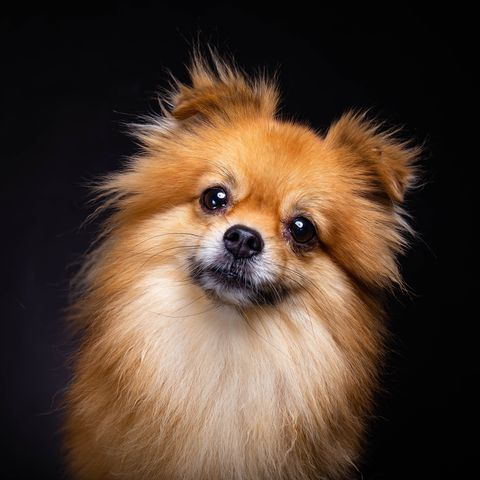
%> input picture HW5/studentFiles/imgs/dog2.jpeg, 480 x 480 px
$ octave GrabCat.m   (GNU Octave 9; MATLAB toolbox functions it lacks are replaced by stand-ins)
%> lines starting %> are read from the running program, lines starting %| are printed output that depends on the picture
%> further down, objImg is the input picture: size 480x480x3 uint8; mean R, G, B 83.1, 63.1, 48.9
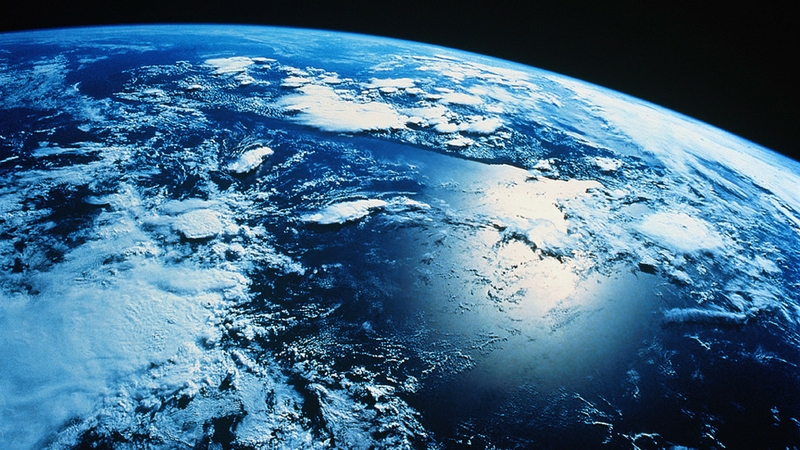
%> input picture HW5/studentFiles/imgs/backgrounds/earth.jpg, 800 x 450 px
%> further down, backgroundImg is the input picture: size 450x800x3 uint8; mean R, G, B 67.5, 107.8, 136.9
### HW5/studentFiles/code/ComputeSegmentation.m
%--------------------------------------------%
% Rohit Kharat and Reid Glaze
% Course Code: CSCI 5722
% Homework 5: ComputeSegmentation Function
% Instructor: Prof. Ioana Fleming
%--------------------------------------------%

function segments = ComputeSegmentation(img, k, clusteringMethod, featureFn, ...
                                        normalizeFeatures, resize)
%> called with k = 5, clusteringMethod = 'kmeans', normalizeFeatures = true, resize = 0.9
% Compute a segmentation for an image.
%
% First a feature vector is extracted from each pixel of the image. Next a
% clustering algorithm is applied to the set of all feature vectors. Two
% pixels are assigned to the same segment if and only if their feature
% vectors are assigned to the same cluster.
%
% Note that segmenting an image of size w x h involves clustring w*h
% points; this could run very slowly for high resolution images. To improve
% performance in this case, we can segment a shrunk version of the image
% and then use the segmentation of the small image to construct a
% segmentation for the original image. Setting the resize parameter enables
% this optimization.
%
% segments = ComputeSegmentation(img, k, clusteringMethod, featureFn, normalizeFeatures, resize)
%
% INPUTS
% img - An array of pixel data for the image to segment.
% k - The number of segments into which the image should be split.
% clusteringMethod - The method to use for clustering. Must be one of
%                    'kmeans' or 'hac' for k-means or hiehierarchical
%                    agglomerative clustering respectively.
% featureFn - Parameter specifying a handle to a function used to
%             extract features from the image. To create a function handle,
%             prepend a @ to the name of a function like this:
%             @ComputeColorFeatures
% normalizeFeatures - OPTIONAL parameter; if true then NormalizeFeatures
%                     will be used to normalize features after they are
%                     computed.
% resize - OPTIONAL parameter giving the scale to which the image should be
%          resized prior to extracting features and clustering; should be
%          in the range 0 < resize <= 1. Setting this argument to a smaller
%          value will increase the speed of the clustering algorithm but
%          will cause the computed segments to be blockier. This setting is
%          usually not necessary for kmeans clustering, but when using
%          hac clustering this parameter will probably need to be set to
%          a value less than 1.
%
%
% OUTPUTS
% segments - A struct array with one element for each cluster.
%            segments(c) is a struct describing segment number c and has
%            the following fields:
%
%     .img  - An array of size h x w x 3 containing image data for the cth
%             cluster.
%     .mask - A logical array of size h x w where mask(i, j) = 1 if
%             img(i, j, :) is part of cluster c.

    if strcmp(clusteringMethod, 'kmeans')
        clusterFn = @KMeansClustering;
    elseif strcmp(clusteringMethod, 'hac')
        clusterFn = @HAClustering;
    else
        error('method must be one of ''kmeans'' or ''hac''');
    end

    if nargin < 5
        normalizeFeatures = true;
    end

    if nargin < 6
        resize = 1;
    end


    height = size(img, 1);
%> height = 480
    width = size(img, 2);
%> width = 480

    % Resize the image.
    imgSmall = imresize(img, resize);

    % Compute features for the smaller image.
    features = featureFn(imgSmall);

    % Maybe normalize the features.
    if normalizeFeatures
        features = NormalizeFeatures(features);
    end

    % The features array is of size h x w x f, but the clustering
    % algorithms expect a matrix of points of shape (h*w) x f, so we have
    % to reshape the features array.
    points = reshape(features, [], size(features, 3));

    % Apply the clustering algorithm to get an assignment of each point to
    % a cluster.
    idx = clusterFn(points, k);

    % The clustering algorithm gives a vector of cluster identities, but we
    % want a rectangular array of the same size as the image so we reshape
    % again.
    idx = reshape(idx, size(features, 1), size(features, 2));

    % The image may have been resized prior to clustering, but we want
    % a segmentation of the original image. To fix this we treat the array
    % of cluster identities as an image, and resize it to the size of the
    % original image. For this to work correctly the cluster identities
    % need to be resized using nearest neighbor interpolation.
    idx = imresize(idx, [height, width], 'nearest');

    % Conver the array of cluster identities into a more convenient data
    % structure.
    segments = MakeSegments(img, idx);
end

### HW5/studentFiles/code/NormalizeFeatures.m
%--------------------------------------------%
% Rohit Kharat and Reid Glaze
% Course Code: CSCI 5722
% Homework 5: NormalizeFeatures Function
% Instructor: Prof. Ioana Fleming
%--------------------------------------------%

function featuresNorm = NormalizeFeatures(features)
% Normalize image features to have zero mean and unit variance. This
% normalization can cause k-means clustering to perform better.
%
% INPUTS
% features - An array of features for an image. features(i, j, :) is the
%            feature vector for the pixel img(i, j, :) of the original
%            image.
%
% OUTPUTS
% featuresNorm - An array of the same shape as features where each feature
%                has been normalized to have zero mean and unit variance.

features = double(features);
featuresNorm = features;

%%%%%%%%%%%%%%%%%%%%%%%%%%%%%%%%%%%%%%%%%%%%%%%%%%%%%%%%%%%%%%%%%%%%%%%%%%%%%%%%
%                                                                              %
%                                YOUR CODE HERE:                               %
%                                                                              %
%                HINT: The functions mean and std may be useful                %
%                                                                              %
%%%%%%%%%%%%%%%%%%%%%%%%%%%%%%%%%%%%%%%%%%%%%%%%%%%%%%%%%%%%%%%%%%%%%%%%%%%%%%%%

siz = size(features);
%> siz = [432 432 3]
feature = reshape(features, siz(1)*siz(2), siz(3));

meanFeature = mean(feature);
%> meanFeature = [83.13 63.09 48.88]
devFeature = std(feature);
%> devFeature = [85.4 67.09 53.5]

stdFeature = (feature - meanFeature) ./ devFeature;
featuresNorm = reshape(stdFeature, siz(1), siz(2), siz(3));
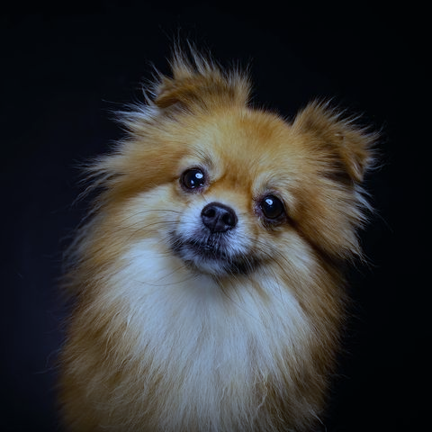
%> featuresNorm: size 432x432x3 double; mean R, G, B 9.74e-14, -1.14e-13, 1.05e-14; drawn with min black and max white

end

### HW5/studentFiles/code/ComputeColorFeatures.m
%--------------------------------------------%
% Rohit Kharat and Reid Glaze
% Course Code: CSCI 5722
% Homework 5: ComputeColorFeatures Function
% Instructor: Prof. Ioana Fleming
%--------------------------------------------%

function features = ComputeColorFeatures(img)
% Computes a feature vector of color values for all pixels in an image.
%
% INPUTS
% img - Array of image data of size h x w x 3.
%
% OUTPUT
% features - Array of size h x w x 3 where features(i, j, :) is the feature
%            vector for the pixel img(i, j, :). In the case of color
%            features this is simply the input image.

    features = double(img);
end

### HW5/studentFiles/code/KMeansClustering.m
%--------------------------------------------%
% Rohit Kharat and Reid Glaze
% Course Code: CSCI 5722
% Homework 5: KMeansClustering Function
% Instructor: Prof. Ioana Fleming
%--------------------------------------------%

function idx = KMeansClustering(X, k, visualize2D, centers)
% Run the k-means clustering algorithm.
%
% INPUTS
% X - An array of size m x n containing the points to cluster. Each row is
%     an n-dimensional point, so X(i, :) gives the coordinates of the ith
%     point.
% k - The number of clusters to compute.
% visualize2D - OPTIONAL parameter telling whether or not to visualize the
%               progress of the algorithm for 2D data. If not set then 2D
%               data will not be visualized.
% centers - OPTIONAL parameter giving initial centers for the clusters.
%           If provided, centers should be a k x n matrix where
%           centers(c, :) is the center of the cth cluster. If not provided
%           then cluster centers will be initialized by selecting random
%           rows of X. You don't need to use this parameter; it is mainly
%           here to make your code more easily testable.
%
% OUTPUTS
% idx     - The assignments of points to clusters. idx(i) = c means that the
%           point X(i, :) has been assigned to cluster c.

    if ~isa(X, 'double')
        X = double(X);
    end

    m = size(X, 1);
    n = size(X, 2);

    % If we are going to display the clusters graphically then create a
    % figure in which to draw the visualization.
    figHandle = [];
    if n == 2 && visualize2D
        figHandle = figure;
    end

    % If initial cluster centers were not provided then initialize cluster
    % centers to random rows of X. Each row of the centers variable should
    % contain the center of a cluster, so that centers(c, :) is the center
    % of the cth cluster.

    if ~exist('centers', 'var')
        %centers = zeros(k, n);

        %%%%%%%%%%%%%%%%%%%%%%%%%%%%%%%%%%%%%%%%%%%%%%%%%%%%%%%%%%%%%%%%%%%%%%%
        %                                                                     %
        %                            YOUR CODE HERE                           %
        %                                                                     %
        %%%%%%%%%%%%%%%%%%%%%%%%%%%%%%%%%%%%%%%%%%%%%%%%%%%%%%%%%%%%%%%%%%%%%%%

        % Randperm function for initializing centers
        centers = X(randperm(m, k), :);

        %%%%%%%%%%%%%%%%%%%%%%%%%%%%%%%%%%%%%%%%%%%%%%%%%%%%%%%%%%%%%%%%%%%%%%%
        %                                                                     %
        %                            END YOUR CODE                            %
        %                                                                     %
        %%%%%%%%%%%%%%%%%%%%%%%%%%%%%%%%%%%%%%%%%%%%%%%%%%%%%%%%%%%%%%%%%%%%%%%
    end

    % The assignments of points to clusters. If idx(i) == c then the point
    % X(i, :) belongs to the cth cluster.
    idx = zeros(m, 1);

    % The number of iterations that we have performed.
    iter = 0;

    % If the assignments of points to clusters have not converged after
    % performing MAX_ITER iterations then we will break and just return the
    % current cluster assignments.
    MAX_ITER = 100;

    while true
        % Store old cluster assignments
        old_idx = idx;

        % Compute distances from each point to the centers and assign each
        % point to the closest cluster.
        %%%%%%%%%%%%%%%%%%%%%%%%%%%%%%%%%%%%%%%%%%%%%%%%%%%%%%%%%%%%%%%%%%%%%%%
        %                                                                     %
        %                            YOUR CODE HERE                           %
        %                                                                     %
        %%%%%%%%%%%%%%%%%%%%%%%%%%%%%%%%%%%%%%%%%%%%%%%%%%%%%%%%%%%%%%%%%%%%%%%

        % Intialize variables for sum and size of clusters
        sumClust = zeros(k, n);
        sizeClust = zeros(k);

        for i = 1:m
            samplePoint = X(i, :);

            % pdist2 function for computing euclidean distance
            euclDist = pdist2(samplePoint, centers);

            % Minimum distance and its index
            [~, minIndex] = min(euclDist);

            % Assign point to center with smallest distance
            idx(i) = minIndex;

            % Assign sum and size of cluster
            sumClust(minIndex, :) = sumClust(minIndex, :) + X(i, :);
            sizeClust(minIndex) = sizeClust(minIndex) + 1;
        end

        %%%%%%%%%%%%%%%%%%%%%%%%%%%%%%%%%%%%%%%%%%%%%%%%%%%%%%%%%%%%%%%%%%%%%%%
        %                                                                     %
        %                            END YOUR CODE                            %
        %                                                                     %
        %%%%%%%%%%%%%%%%%%%%%%%%%%%%%%%%%%%%%%%%%%%%%%%%%%%%%%%%%%%%%%%%%%%%%%%

        % Break if cluster assignments didn't change
        if idx == old_idx
            break;
        end

        % Update the cluster centers
        %%%%%%%%%%%%%%%%%%%%%%%%%%%%%%%%%%%%%%%%%%%%%%%%%%%%%%%%%%%%%%%%%%%%%%%
        %                                                                     %
        %                            YOUR CODE HERE                           %
        %                                                                     %
        %%%%%%%%%%%%%%%%%%%%%%%%%%%%%%%%%%%%%%%%%%%%%%%%%%%%%%%%%%%%%%%%%%%%%%%

        for j = 1:k
            sumClust(j, :) = sumClust(j, :) / sizeClust(j);
            centers(j, :) = sumClust(j, :);
        end

        %%%%%%%%%%%%%%%%%%%%%%%%%%%%%%%%%%%%%%%%%%%%%%%%%%%%%%%%%%%%%%%%%%%%%%%
        %                                                                     %
        %                            END YOUR CODE                            %
        %                                                                     %
        %%%%%%%%%%%%%%%%%%%%%%%%%%%%%%%%%%%%%%%%%%%%%%%%%%%%%%%%%%%%%%%%%%%%%%%

        % Display the points in the 2D case.
        if n == 2 && visualize2D
            VisualizeClusters2D(X, idx, centers, figHandle);
            pause;
        end

        % Stop early if we have performed more than MAX_ITER iterations
        iter = iter + 1;
        if iter > MAX_ITER
            break;
        end
    end
end

### HW5/studentFiles/code/GrabCat.m
%--------------------------------------------%
% Rohit Kharat and Reid Glaze
% Course Code: CSCI 5722
% Homework 5: Task 7: GrabCat
% Instructor: Prof. Ioana Fleming
%--------------------------------------------%

% Read the input images.
objImg = imread('../imgs/dog2.jpeg');
backgroundImg = imread('../imgs/backgrounds/earth.jpg');

% Parameters for clustering
k = 5;
clusteringMethod = 'kmeans';

% Function handle
featureHandle = @ComputeColorFeatures;

% Normalization
normFeat = true;

% Image resizing
resize = 0.9
;

% Calling segmentation function
%> (the run ends here)
